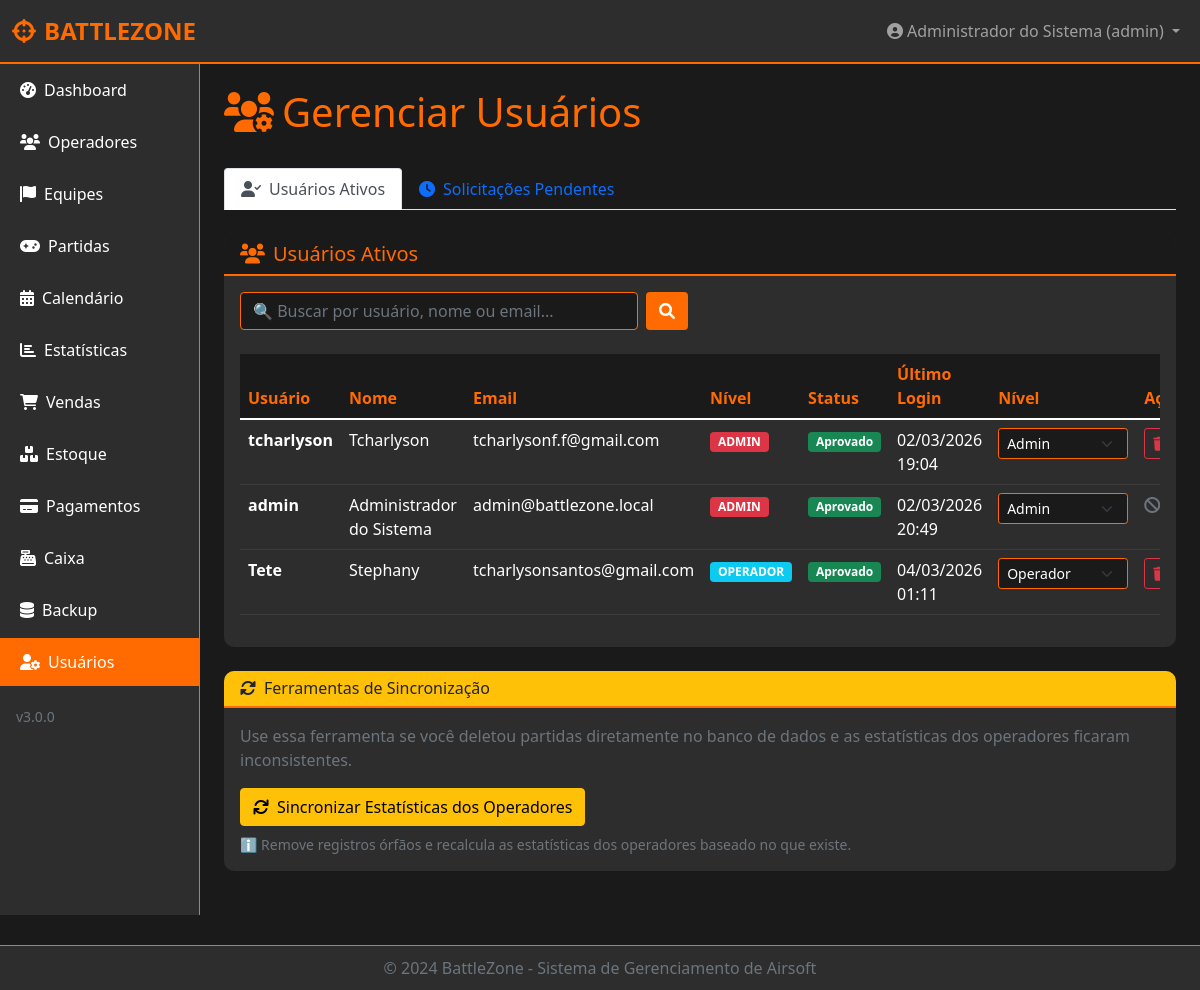
/admin/usuarios (signed in), run on the app's committed database.
### backend/models.py (models this page shows, shortened)
class User(UserMixin, db.Model):
    __tablename__ = 'users'
    id = db.Column(db.Integer, primary_key=True)
    username = db.Column(db.String(80), unique=True, nullable=False)
    nome = db.Column(db.String(120), nullable=False)
    email = db.Column(db.String(120), unique=True, nullable=False)
    cpf = db.Column(db.String(14), unique=True, nullable=True)
    telefone = db.Column(db.String(20), nullable=True)
    data_nascimento = db.Column(db.String(10), nullable=True)
    idade = db.Column(db.Integer, nullable=True)
    password_hash = db.Column(db.String(200), nullable=False)
    salt = db.Column(db.String(32), nullable=False)
    nivel = db.Column(db.String(20), nullable=False, default='operador')
    status = db.Column(db.String(20), default='pendente')
    tentativas = db.Column(db.Integer, default=0)
    session_token = db.Column(db.String(100), unique=True, nullable=True)
    last_activity = db.Column(db.DateTime, default=datetime.utcnow)
    created_at = db.Column(db.DateTime, default=datetime.utcnow)
    approved_at = db.Column(db.DateTime, nullable=True)
    approved_by = db.Column(db.String(80), nullable=True)
    last_login = db.Column(db.DateTime, nullable=True)
    partidas_criadas = db.relationship('Partida', back_populates='criador', lazy=True, foreign_keys='Partida.created_by')
    operador_id = db.Column(db.Integer, db.ForeignKey('operadores.id'), nullable=True)
    operador = db.relationship('Operador', backref='usuario', uselist=False)
    two_factor_enabled = db.Column(db.Boolean, default=False)
    two_factor_secret = db.Column(db.String(32), nullable=True)  # Segredo TOTP em base32
    backup_codes = db.Column(db.Text, nullable=True)  # JSON com códigos de backup
    two_factor_verified_at = db.Column(db.DateTime, nullable=True)
    password_reset_token = db.Column(db.String(100), unique=True, nullable=True)
    password_reset_expires = db.Column(db.DateTime, nullable=True)
    terms_accepted = db.Column(db.Boolean, default=False)
    terms_accepted_date = db.Column(db.DateTime, nullable=True)
    def tem_permissao(self, recurso):
        if self.nivel == 'admin':
            return True

### app.py (the view)
@app.route('/admin/usuarios')
@login_required
@admin_required
def admin_usuarios():
    search = request.args.get('search', '')
    query = User.query.filter_by(status='aprovado')
    if search:
        query = query.filter(
            (User.username.ilike(f'%{search}%')) |
            (User.nome.ilike(f'%{search}%')) |
            (User.email.ilike(f'%{search}%'))
        )
    usuarios = query.all()
    solicitacoes = Solicitacao.query.filter_by(status='pendente').all()
    return render_template('admin/usuarios.html',
                         usuarios=usuarios,
                         solicitacoes=solicitacoes,
                         search=search)

### frontend/templates/admin/usuarios.html (shortened to what this page needs)
{% extends "base.html" %}
{% block content %}
<div class="d-flex justify-content-between align-items-center mb-4">
    <h1 class="text-laranja"><i class="fas fa-users-cog me-2"></i>Gerenciar Usuários</h1>
</div>
<ul class="nav nav-tabs mb-4" id="userTabs" role="tablist">
    <li class="nav-item" role="presentation">
        <button class="nav-link active" id="usuarios-tab" data-bs-toggle="tab" data-bs-target="#usuarios" type="button" role="tab">
            <i class="fas fa-user-check me-2"></i>Usuários Ativos
        </button>
    </li>
    <li class="nav-item" role="presentation">
        <button class="nav-link" id="solicitacoes-tab" data-bs-toggle="tab" data-bs-target="#solicitacoes" type="button" role="tab">
            <i class="fas fa-clock me-2"></i>Solicitações Pendentes
        </button>
    </li>
</ul>
<div class="tab-content">
    <div class="tab-pane fade show active" id="usuarios" role="tabpanel">
        <div class="card">
            <div class="card-header">
                <h5 class="mb-0"><i class="fas fa-users me-2 text-laranja"></i>Usuários Ativos</h5>
            </div>
            <div class="card-body">
                <div class="row mb-4">
                    <div class="col-md-6">
                        <form method="GET" class="d-flex">
                            <input type="text" name="search" class="form-control me-2" placeholder="🔍 Buscar por usuário, nome ou email..." value="{{ search }}">
                            <button type="submit" class="btn" style="background-color: #FF6B00; color: white;">
                                <i class="fas fa-search"></i>
                            </button>
                        </form>
                    </div>
                </div>
                <div class="table-responsive">
                    <table class="table table-hover">
                        <thead>
                            <tr>
                                <th>Usuário</th>
                                <th>Nome</th>
                                <th>Email</th>
                                <th>Nível</th>
                                <th>Status</th>
                                <th>Último Login</th>
                                <th>Nível</th>
                                <th>Ações</th>
                            </tr>
                        </thead>
                        <tbody>
                            {% for user in usuarios %}
                            <tr>
                                <td><strong>{{ user.username }}</strong></td>
                                <td>{{ user.nome }}</td>
                                <td>{{ user.email }}</td>
                                <td>
                                    <span class="badge {% if user.nivel == 'admin' %}bg-danger{% elif user.nivel == 'gerente' %}bg-warning{% else %}bg-info{% endif %}">
                                        {{ user.nivel|upper }}
                                    </span>
                                </td>
                                <td>
                                    {% if user.status == 'aprovado' %}
                                    <span class="badge bg-success">Aprovado</span>
                                    {% else %}
                                    <span class="badge bg-secondary">{{ user.status }}</span>
                                    {% endif %}
                                </td>
                                <td>{{ user.last_login.strftime('%d/%m/%Y %H:%M') if user.last_login else 'Nunca' }}</td>
                                <td>
                                    <select class="form-select form-select-sm nivel-select" data-user-id="{{ user.id }}" style="width: 130px;">
                                        <option value="operador" {% if user.nivel == 'operador' %}selected{% endif %}>Operador</option>
                                        <option value="admin" {% if user.nivel == 'admin' %}selected{% endif %}>Admin</option>
                                    </select>
                                </td>
                                <td>
                                    {% if user.id != current_user.id %}
                                    <form method="POST" action="{{ url_for('deletar_usuario', id=user.id) }}" style="display: inline;" onsubmit="return confirm('Tem certeza que deseja deletar o usuário {{ user.username }}? Esta ação não pode ser desfeita!');">
                                        <button type="submit" class="btn btn-sm btn-outline-danger" title="Deletar usuário">
                                            <i class="fas fa-trash"></i>
                                        </button>
                                    </form>
                                    {% else %}
                                    <span class="text-muted" title="Você não pode deletar seu próprio usuário">
                                        <i class="fas fa-ban"></i>
                                    </span>
                                    {% endif %}
                                </td>
                            </tr>
                            {% endfor %}
                        </tbody>
                    </table>
                </div>
            </div>
        </div>
    </div>
    <div class="card mt-4 border-warning">
        <div class="card-header bg-warning text-dark">
            <h6 class="mb-0">
                <i class="fas fa-sync-alt me-2"></i>Ferramentas de Sincronização
            </h6>
        </div>
        <div class="card-body">
            <p class="text-muted mb-3">Use essa ferramenta se você deletou partidas diretamente no banco de dados e as estatísticas dos operadores ficaram inconsistentes.</p>
            <a href="{{ url_for('sincronizar_estatisticas_admin') }}" class="btn btn-warning">
                <i class="fas fa-refresh me-2"></i>Sincronizar Estatísticas dos Operadores
            </a>
            <small class="d-block mt-2 text-muted">
                ℹ️ Remove registros órfãos e recalcula as estatísticas dos operadores baseado no que existe.
            </small>
        </div>
    </div>
</div>
{% endblock %}

### frontend/templates/base.html (shortened to what this page needs)
<!DOCTYPE html>
<html lang="pt-BR">
<head>
    <link href="https://cdn.jsdelivr.net/npm/bootstrap@5.1.3/dist/css/bootstrap.min.css" rel="stylesheet">
    <link rel="stylesheet" href="https://cdnjs.cloudflare.com/ajax/libs/font-awesome/6.0.0/css/all.min.css">
</head>
<body>
    <nav class="navbar navbar-expand-lg navbar-dark">
        <div class="container-fluid">
            {% if current_user.is_authenticated %}
                <a class="navbar-brand" href="{{ url_for('dashboard') }}">
                    <i class="fas fa-crosshairs me-2"></i>BATTLEZONE
                </a>
            {% else %}
                <a class="navbar-brand" href="{{ url_for('index') }}#sobre">
                    <i class="fas fa-crosshairs me-2"></i>BATTLEZONE
                </a>
            {% endif %}
            <div class="collapse navbar-collapse" id="navbarNav">
                <ul class="navbar-nav ms-auto">
                    {% if current_user.is_authenticated %}
                    <li class="nav-item dropdown">
                        <a class="nav-link dropdown-toggle" href="#" id="userDropdown" role="button" data-bs-toggle="dropdown">
                            <i class="fas fa-user-circle me-1"></i>{{ current_user.nome }} ({{ current_user.warname or current_user.username }})
                        </a>
                    </li>
                    {% endif %}
                </ul>
            </div>
        </div>
    </nav>
    <div class="container-fluid">
        <div class="row">
            {% if current_user.is_authenticated %}
            <div class="col-md-2 p-0 sidebar">
                <div class="nav flex-column">
                    <a class="nav-link {% if request.endpoint == 'dashboard' %}active{% endif %}" href="{{ url_for('dashboard') }}">
                        <i class="fas fa-tachometer-alt me-2"></i>Dashboard
                    </a>
                    {% if current_user.tem_permissao('operadores') %}
                    <a class="nav-link {% if request.endpoint in ['listar_operadores', 'novo_operador', 'ver_operador', 'editar_operador'] %}active{% endif %}" href="{{ url_for('listar_operadores') }}">
                        <i class="fas fa-users me-2"></i>Operadores
                    </a>
                    {% endif %}
                    {% if current_user.tem_permissao('equipes') %}
                    <a class="nav-link {% if request.endpoint in ['listar_equipes', 'nova_equipe', 'ver_equipe', 'editar_equipe'] %}active{% endif %}" href="{{ url_for('listar_equipes') }}">
                        <i class="fas fa-flag me-2"></i>Equipes
                    </a>
                    {% endif %}
                    {% if current_user.tem_permissao('partidas') %}
                    <a class="nav-link {% if request.endpoint in ['listar_partidas', 'nova_partida', 'ver_partida'] %}active{% endif %}" href="{{ url_for('listar_partidas') }}">
                        <i class="fas fa-gamepad me-2"></i>Partidas
                    </a>
                    {% endif %}
                    {% if current_user.tem_permissao('calendario') %}
                    <a class="nav-link {% if request.endpoint == 'calendario' %}active{% endif %}" href="{{ url_for('calendario') }}">
                        <i class="fas fa-calendar-alt me-2"></i>Calendário
                    </a>
                    {% endif %}
                    {% if current_user.tem_permissao('estatisticas') %}
                    <a class="nav-link {% if request.endpoint == 'estatisticas' %}active{% endif %}" href="{{ url_for('estatisticas') }}">
                        <i class="fas fa-chart-bar me-2"></i>Estatísticas
                    </a>
                    {% endif %}
                    {% if current_user.tem_permissao('vendas') %}
                    <a class="nav-link {% if request.endpoint in ['listar_vendas', 'nova_venda'] %}active{% endif %}" href="{{ url_for('listar_vendas') }}">
                        <i class="fas fa-shopping-cart me-2"></i>Vendas
                    </a>
                    {% endif %}
                    {% if current_user.tem_permissao('estoque') %}
                    <a class="nav-link {% if request.endpoint in ['listar_estoque', 'novo_item', 'editar_item'] %}active{% endif %}" href="{{ url_for('listar_estoque') }}">
                        <i class="fas fa-boxes me-2"></i>Estoque
                    </a>
                    {% endif %}
                    {% if current_user.nivel in ['admin', 'gerente', 'financeiro'] %}
                    <a class="nav-link {% if request.endpoint in ['pagamentos.listar_pagamentos', 'pagamentos.registrar_pagamento', 'pagamentos.editar_pagamento'] %}active{% endif %}" href="{{ url_for('pagamentos.listar_pagamentos') }}">
                        <i class="fas fa-credit-card me-2"></i>Pagamentos
                    </a>
                    {% endif %}
                    {% if current_user.tem_permissao('caixa') %}
                    <a class="nav-link {% if request.endpoint == 'caixa' %}active{% endif %}" href="{{ url_for('caixa') }}">
                        <i class="fas fa-cash-register me-2"></i>Caixa
                    </a>
                    {% endif %}
                    {% if current_user.nivel in ['admin', 'gerente'] %}
                    <a class="nav-link {% if request.endpoint == 'admin_backups' %}active{% endif %}" href="{{ url_for('admin_backups') }}">
                        <i class="fas fa-database me-2"></i>Backup
                    </a>
                    {% endif %}
                    {% if current_user.nivel in ['admin', 'gerente'] %}
                    <a class="nav-link {% if request.endpoint == 'admin_usuarios' %}active{% endif %}" href="{{ url_for('admin_usuarios') }}">
                        <i class="fas fa-user-cog me-2"></i>Usuários
                    </a>
                    {% endif %}
                </div>
                <div class="mt-auto p-3">
                    <small class="text-muted">v3.0.0</small>
                </div>
            </div>
            {% endif %}
            <div class="{% if current_user.is_authenticated %}col-md-10{% else %}col-md-12{% endif %} p-4">
                {% block content %}{% endblock %}
            </div>
        </div>
    </div>
    {% if current_user.is_authenticated %}
    <footer class="footer">
        <div class="container">
            <span>&copy; 2024 BattleZone - Sistema de Gerenciamento de Airsoft</span>
        </div>
    </footer>
    {% endif %}
</body>
</html>

### data on the page
User: nome "Administrador do Sistema", username "admin", email "admin@battlezone.local", nivel "ADMIN", status "Aprovado", last_login "02/03/2026 20:49", nivel+id "Admin"
User: username "tcharlyson", nome "Tcharlyson", email "tcharlysonf.f@gmail.com", nivel "ADMIN", status "Aprovado", last_login "02/03/2026 19:04", nivel+id "Admin"
User: username "Tete", nome "Stephany", email "tcharlysonsantos@gmail.com", nivel "OPERADOR", status "Aprovado", last_login "04/03/2026 01:11", nivel+id "Operador"
